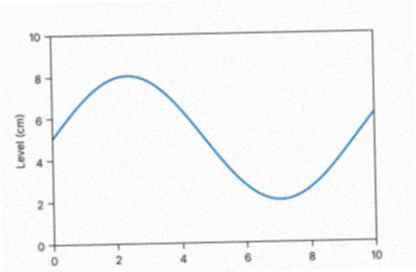
#> input picture sample_charts/09_low_quality.jpg, 416 x 272 px; its folder holds only this picture in this run
$ python -i image_preprocessor.py   (imports and definitions only)
#> lines starting #> are read from the running program, lines starting #| are printed output that depends on the picture; after the words box and inside, x2 and y2 are one past the last pixel; in counts of white or black regions, pixels touching at a corner belong together
### config/logging_config.py
"""Logging configuration: console + rotating file in data/logs."""
from __future__ import annotations

import logging
from logging.handlers import RotatingFileHandler

from . import settings

_CONFIGURED = False


def setup_logging(level: int = logging.INFO) -> logging.Logger:
    global _CONFIGURED
    logger = logging.getLogger("graphinsight")
    if _CONFIGURED:
        return logger
    logger.setLevel(level)
    fmt = logging.Formatter("%(asctime)s | %(levelname)-7s | %(name)s | %(message)s")
    sh = logging.StreamHandler()
    sh.setFormatter(fmt)
    logger.addHandler(sh)
    try:
        settings.ensure_dirs()
        fh = RotatingFileHandler(settings.LOG_DIR / "graphinsight.log",
                                 maxBytes=2_000_000, backupCount=3, encoding="utf-8")
        fh.setFormatter(fmt)
        logger.addHandler(fh)
    except OSError:
        logger.warning("Could not create the log file; logging to console only.")
    logger.propagate = False
    _CONFIGURED = True
    return logger


def get_logger(name: str = "") -> logging.Logger:
#> called with name = 'preprocess'
    setup_logging()
#> (the call stopped at in setup_logging, `fh = RotatingFileHandler(settings.LOG_DIR / "graphinsight.log", maxByt..`: config is not available in this run)
    return logging.getLogger("graphinsight" + (f".{name}" if name else ""))

### core/image_preprocessor.py
"""Image pre-processing: scaling, denoising, de-skewing, contrast / background correction."""
from __future__ import annotations

from dataclasses import dataclass, field

import cv2
import numpy as np

from config import constants as C
from config.logging_config import get_logger

log = get_logger("preprocess")


@dataclass
class PreprocessResult:
    original: np.ndarray
    processed: np.ndarray
    scale: float = 1.0
    rotation_deg: float = 0.0
    noise_sigma: float = 0.0
    steps: list = field(default_factory=list)
    warnings: list = field(default_factory=list)

    @property
    def gray(self) -> np.ndarray:
        return cv2.cvtColor(self.processed, cv2.COLOR_RGB2GRAY)


def estimate_noise(gray: np.ndarray) -> float:
    """Immerkaer fast noise sigma estimate."""
    g = gray.astype(np.float32)
    k = np.array([[1, -2, 1], [-2, 4, -2], [1, -2, 1]], np.float32)
    conv = cv2.filter2D(g, -1, k)
    h, w = g.shape
    return float(np.sqrt(np.pi / 2) * np.abs(conv[1:-1, 1:-1]).sum() / (6.0 * (w - 2) * (h - 2)))


def estimate_skew(gray: np.ndarray, max_angle: float = 4.0) -> float:
    """Skew angle (deg) by maximising the sharpness of the projection profiles of the dark pixels
    (axes are long straight lines, so the correct angle makes them razor sharp)."""
    h, w = gray.shape
    f = 900.0 / max(h, w)
    small = cv2.resize(gray, None, fx=f, fy=f, interpolation=cv2.INTER_AREA) if f < 1 else gray
    small = cv2.GaussianBlur(small, (3, 3), 0)
    thr = min(150, float(np.percentile(small, 8)) + 40)
    mask = (small < thr).astype(np.float32)
    if mask.sum() < 50:
        return 0.0
    hh, ww = mask.shape

    def score(angle: float) -> float:
        m = cv2.getRotationMatrix2D((ww / 2, hh / 2), angle, 1.0)
        r = cv2.warpAffine(mask, m, (ww, hh), flags=cv2.INTER_LINEAR)
        return float(np.var(r.sum(axis=1)) + np.var(r.sum(axis=0)))

    coarse = np.arange(-max_angle, max_angle + 1e-6, 0.25)
    sc = [score(a) for a in coarse]
    best = float(coarse[int(np.argmax(sc))])
    fine = np.arange(best - 0.25, best + 0.2501, 0.05)
    sf = [score(a) for a in fine]
    best = float(fine[int(np.argmax(sf))])
    s0 = score(0.0)
    if abs(best) < 0.2 or max(sf) < 1.03 * s0:
        return 0.0
    return -best if False else best


def rotate_bound(img: np.ndarray, angle: float) -> np.ndarray:
    h, w = img.shape[:2]
    m = cv2.getRotationMatrix2D((w / 2, h / 2), angle, 1.0)
    cos, sin = abs(m[0, 0]), abs(m[0, 1])
    nw, nh = int(h * sin + w * cos), int(h * cos + w * sin)
    m[0, 2] += nw / 2 - w / 2
    m[1, 2] += nh / 2 - h / 2
    return cv2.warpAffine(img, m, (nw, nh), flags=cv2.INTER_CUBIC, borderMode=cv2.BORDER_CONSTANT,
                          borderValue=(255, 255, 255))


def flatten_background(rgb: np.ndarray) -> np.ndarray:
    """Divide by a large-scale background estimate (fixes uneven scan illumination)."""
    bg = cv2.medianBlur(cv2.resize(rgb, None, fx=0.25, fy=0.25, interpolation=cv2.INTER_AREA), 31)
    bg = cv2.resize(bg, (rgb.shape[1], rgb.shape[0]), interpolation=cv2.INTER_LINEAR)
    out = rgb.astype(np.float32) / np.maximum(bg.astype(np.float32), 1) * 255.0
    return np.clip(out, 0, 255).astype(np.uint8)


def preprocess(rgb: np.ndarray, denoise=True, deskew=True, enhance=True, upscale_small=True,
               manual_rotation: float = 0.0) -> PreprocessResult:
    res = PreprocessResult(original=rgb, processed=rgb.copy())
    img = rgb.copy()
    h, w = img.shape[:2]

    # 1. scale
    longest = max(h, w)
    if longest > C.MAX_IMAGE_SIDE:
        f = C.MAX_IMAGE_SIDE / longest
        img = cv2.resize(img, None, fx=f, fy=f, interpolation=cv2.INTER_AREA)
        res.scale *= f
        res.steps.append(f"downscaled x{f:.3f} (image larger than {C.MAX_IMAGE_SIDE}px)")
    elif upscale_small and longest < 1100:
        f = min(3.0, max(1.5, 1400 / longest))
        img = cv2.resize(img, None, fx=f, fy=f, interpolation=cv2.INTER_CUBIC)
        res.scale *= f
        res.steps.append(f"upscaled x{f:.2f} (low resolution input)")
        res.warnings.append("Low-resolution image: accuracy is limited by the original pixel grid.")

    gray = cv2.cvtColor(img, cv2.COLOR_RGB2GRAY)

    # 2. noise
    sigma = estimate_noise(gray)
    res.noise_sigma = sigma
    if denoise and sigma > 2.0:
        if sigma > 6.0:
            img = cv2.fastNlMeansDenoisingColored(img, None, 5, 5, 5, 15)
            res.steps.append(f"non-local-means denoising (sigma~{sigma:.1f})")
        else:
            img = cv2.bilateralFilter(img, 5, 20, 20)
            res.steps.append(f"bilateral denoising (sigma~{sigma:.1f})")
    # 3. background / contrast
    gray = cv2.cvtColor(img, cv2.COLOR_RGB2GRAY)
    if enhance:
        if np.percentile(gray, 90) < 215 and np.percentile(gray, 90) > 120:   # grey / uneven paper background
            img = flatten_background(img)
            res.steps.append("background flattening")
            gray = cv2.cvtColor(img, cv2.COLOR_RGB2GRAY)
        span = float(np.percentile(gray, 99) - np.percentile(gray, 1))
        if span < 150:
            lab = cv2.cvtColor(img, cv2.COLOR_RGB2LAB)
            clahe = cv2.createCLAHE(clipLimit=2.0, tileGridSize=(8, 8))
            lab[:, :, 0] = clahe.apply(lab[:, :, 0])
            img = cv2.cvtColor(lab, cv2.COLOR_LAB2RGB)
            res.steps.append(f"CLAHE contrast enhancement (dynamic range {span:.0f})")
    # 4. rotation
    angle = manual_rotation
    if deskew and manual_rotation == 0.0:
        angle = estimate_skew(cv2.cvtColor(img, cv2.COLOR_RGB2GRAY))
    if abs(angle) > 0.25:
        img = rotate_bound(img, angle)
        res.rotation_deg = float(angle)
        res.steps.append(f"rotated by {angle:.2f} deg (skew correction)")
    res.processed = img
    log.info("Preprocess: %s", "; ".join(res.steps) or "no change")
    return res

>>> import cv2
>>> picture = cv2.cvtColor(cv2.imread('../sample_charts/09_low_quality.jpg'), cv2.COLOR_BGR2RGB)
>>> result = preprocess(picture)
#> in preprocess, `res.scale *= f`: res.scale = 3
#> in preprocess, `gray = cv2.cvtColor(img, cv2.COLOR_RGB2GRAY)`:
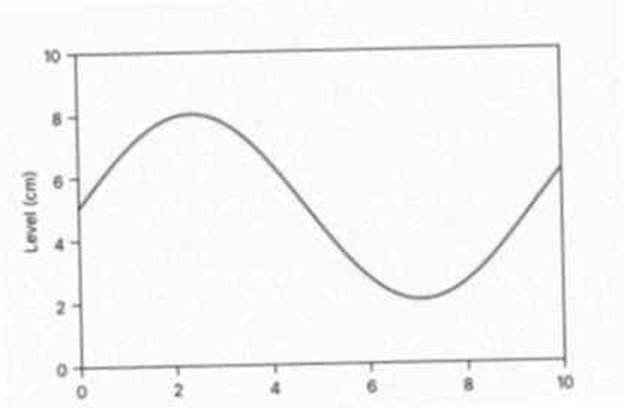
#> gray: shape (816, 1248) (shown at 1/2 size); min 81, max 255, mean 246.9
#> in estimate_noise, `conv = cv2.filter2D(g, -1, k)`:
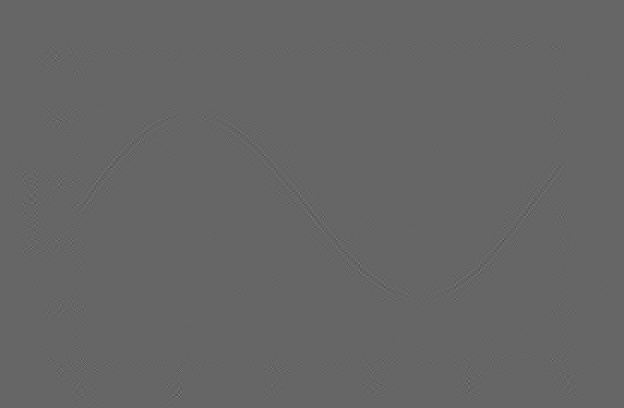
#> conv: shape (816, 1248) float32 (shown at 1/2 size); min -10, max 15, mean 0; drawn with min black and max white
#> in preprocess, `sigma = estimate_noise(gray)`: sigma = 0.0738
#> in preprocess, `span = float(np.percentile(gray, 99) - np.percentile(gray, 1))`: span = 99
#> in preprocess, `lab = cv2.cvtColor(img, cv2.COLOR_RGB2LAB)`: lab: shape (816, 1248, 3); mean of channels 0, 1, 2 248.2, 127.8, 127.8
#> in preprocess, `lab[:, :, 0] = clahe.apply(lab[:, :, 0])`: lab: shape (816, 1248, 3); mean of channels 0, 1, 2 241.6, 127.8, 127.8
#> in estimate_skew, `small = cv2.resize(gray, None, fx=f, fy=f, interpolation=cv2.INTER_ARE..`:
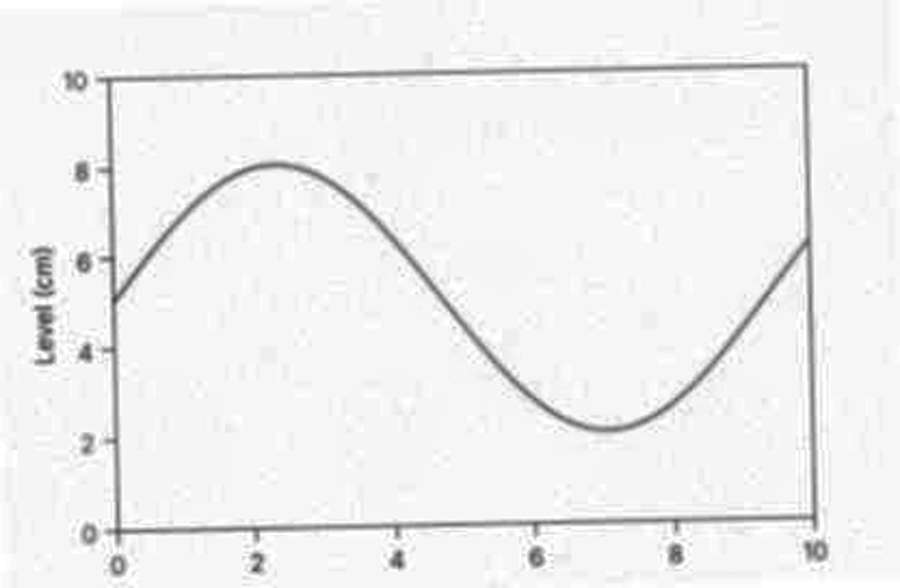
#> small: shape (588, 900); min 64, max 255, mean 240
#> in estimate_skew, `thr = min(150, float(np.percentile(small, 8)) + 40)`: thr = 150
#> in estimate_skew, `mask = (small < thr).astype(np.float32)`:
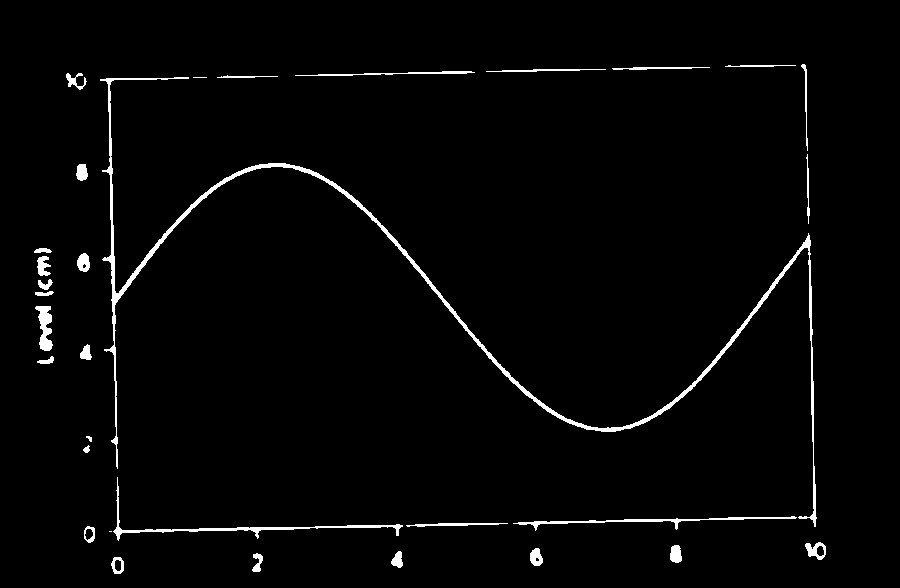
#> mask: shape (588, 900) float32; values 0 (black) and 1 (white), 2.2% white; 32 white regions (2 under 20 px), largest, box (x1, y1, x2, y2) and area: (100, 77, 817, 527) 5790, (113, 477, 403, 541) 983, (513, 516, 797, 531) 719
#> in score (call 31), `m = cv2.getRotationMatrix2D((ww / 2, hh / 2), angle, 1.0)`: m = [[0.998, 0.061, -17.11], [-0.061, 0.998, 28.02]]
#> in score (call 31), `r = cv2.warpAffine(mask, m, (ww, hh), flags=cv2.INTER_LINEAR)`:
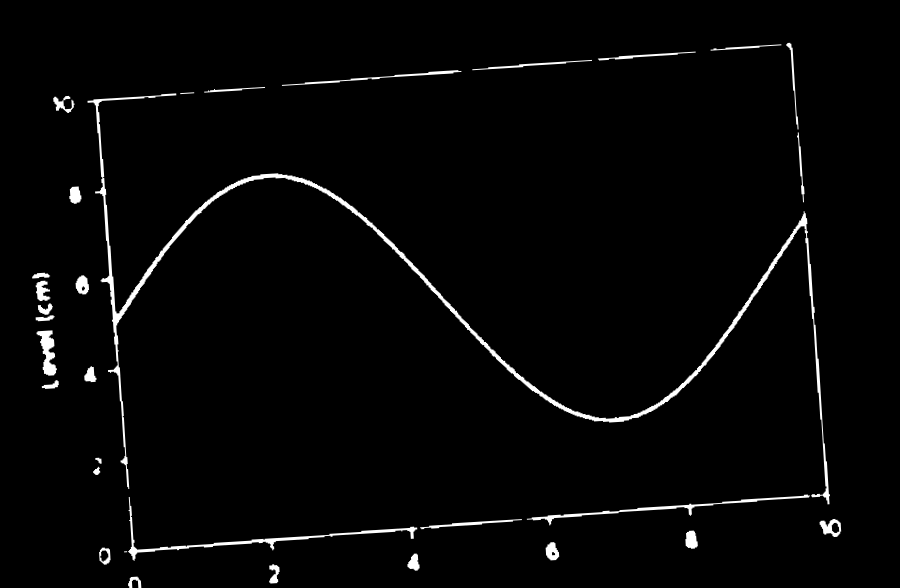
#> r: shape (588, 900) float32; min 0, max 1, mean 0.0218
#> in score (call 32), `m = cv2.getRotationMatrix2D((ww / 2, hh / 2), angle, 1.0)`: m = [[0.998, 0.0654, -18.27], [-0.0654, 0.998, 30.06]]
#> in score (call 32), `r = cv2.warpAffine(mask, m, (ww, hh), flags=cv2.INTER_LINEAR)`:
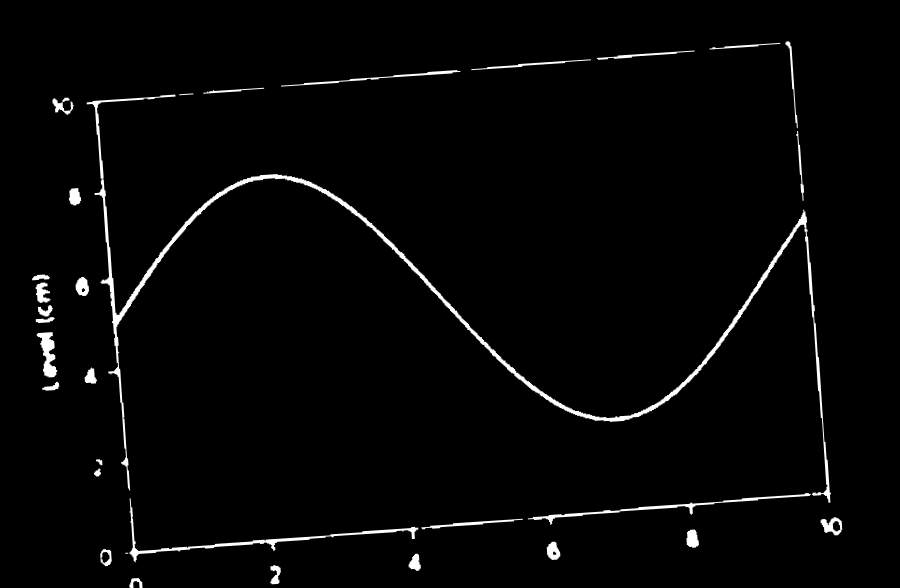
#> r: shape (588, 900) float32; min 0, max 1, mean 0.0217
#> in score (call 33), `m = cv2.getRotationMatrix2D((ww / 2, hh / 2), angle, 1.0)`: m = [[0.998, 0.0698, -19.41], [-0.0698, 0.998, 32.11]]
#> in score (call 33), `r = cv2.warpAffine(mask, m, (ww, hh), flags=cv2.INTER_LINEAR)`:
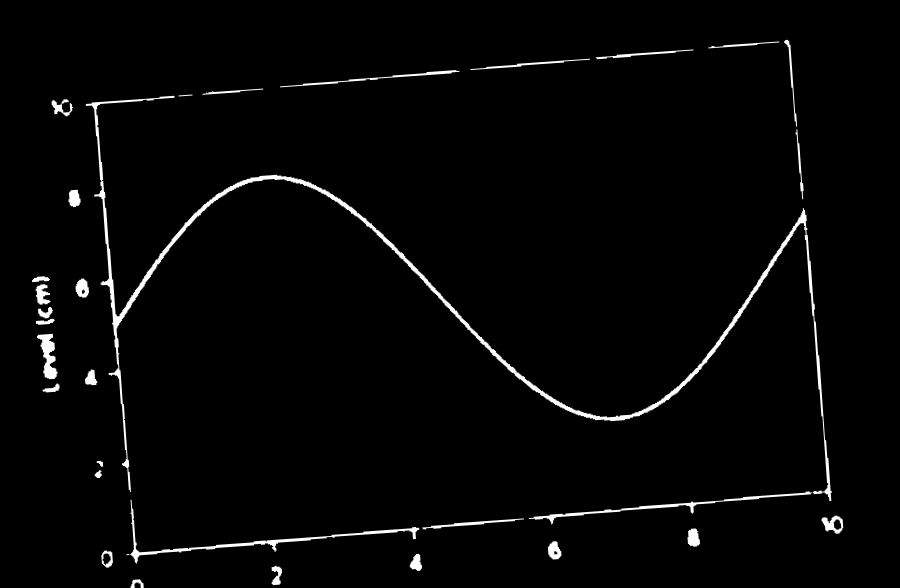
#> r: shape (588, 900) float32; min 0, max 1, mean 0.0217
#> in estimate_skew, `sc = [score(a) for a in coarse]`: sc = 33 values, max 3361.8 at index 11, min 312.2 at index 32, mean 896.9
#> in estimate_skew, `best = float(coarse[int(np.argmax(sc))])`: best = -1.25
#> in estimate_skew, `sf = [score(a) for a in fine]`: sf = [2356.6, 2557.9, 2779.3, 3006.2, 3212.2, 3361.8, 3422.8, 3376.7, 3237.4, 3037.2, 2806.6]
#> in estimate_skew, `best = float(fine[int(np.argmax(sf))])`: best = -1.2
#> in rotate_bound, `m = cv2.getRotationMatrix2D((w / 2, h / 2), angle, 1.0)`: m = [[1, -0.0209, 8.68], [0.0209, 1, -12.98]]
#> in rotate_bound, `cos, sin = abs(m[0, 0]), abs(m[0, 1])`: cos = 1; sin = 0.0209
#> in rotate_bound, `nw, nh = int(h * sin + w * cos), int(h * cos + w * sin)`: nw = 1264; nh = 841
#> in preprocess, `res.rotation_deg = float(angle)`: res.rotation_deg = -1.2
